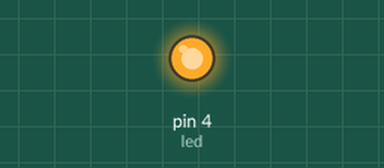
Bench run of a sketch on a simulated Arduino Uno, built with avr-gcc and run on an emulated ATmega328P. Shown: output pins drawn as LEDs (lit = HIGH).

Above: at 0.1 s.
At 10.1 s:
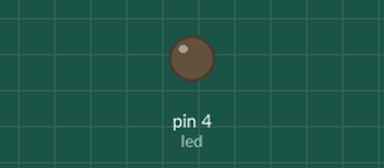
Timing chart, 0 to 11.6 s (numbered marks = the images above):
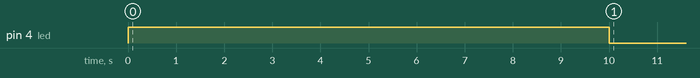

The sketch:

motorstim_test.ino
```cpp
#include <millisDelay.h>
int led = 4; //led at pin 4
int pause = 500;
millisDelay ledtimer; //led timer
millisDelay ctimer; //current timer

void setup()
{
pinMode(led,OUTPUT);
digitalWrite(led,HIGH);
ledtimer.start(10000);
Serial.begin(96000);
}

void loop()
{
 if (ledtimer.justFinished())
  {
  digitalWrite(led,LOW);
  }
}
```

Measured:
- by itself, pin 4 (led): HIGH → LOW at 10.0 s
